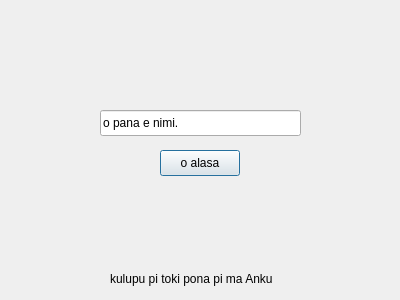
<?xml version="1.0" encoding="UTF-8"?>
<ui version="4.0">
 <class>Dialog</class>
 <widget class="QDialog" name="Dialog">
  <property name="geometry">
   <rect>
    <x>0</x>
    <y>0</y>
    <width>400</width>
    <height>300</height>
   </rect>
  </property>
  <property name="windowTitle">
   <string>Dialog</string>
  </property>
  <widget class="QLineEdit" name="lineEdit">
   <property name="geometry">
    <rect>
     <x>100</x>
     <y>110</y>
     <width>201</width>
     <height>26</height>
    </rect>
   </property>
   <property name="text">
    <string>o pana e nimi.</string>
   </property>
  </widget>
  <widget class="QPushButton" name="pushButton">
   <property name="geometry">
    <rect>
     <x>160</x>
     <y>150</y>
     <width>80</width>
     <height>26</height>
    </rect>
   </property>
   <property name="text">
    <string>o alasa</string>
   </property>
  </widget>
  <widget class="QLabel" name="label_2">
   <property name="geometry">
    <rect>
     <x>110</x>
     <y>270</y>
     <width>221</width>
     <height>18</height>
    </rect>
   </property>
   <property name="text">
    <string>kulupu pi toki pona pi ma Anku</string>
   </property>
  </widget>
 </widget>
 <resources/>
 <connections/>
</ui>
